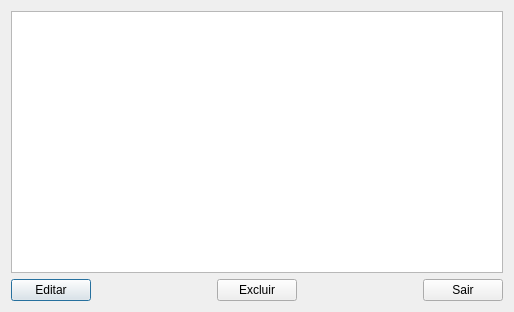
<?xml version="1.0" encoding="UTF-8"?>
<ui version="4.0">
 <class>Registros</class>
 <widget class="QDialog" name="Registros">
  <property name="geometry">
   <rect>
    <x>0</x>
    <y>0</y>
    <width>514</width>
    <height>312</height>
   </rect>
  </property>
  <property name="windowTitle">
   <string>Dialog</string>
  </property>
  <layout class="QVBoxLayout" name="verticalLayout">
   <item>
    <widget class="QTableWidget" name="tableWidget"/>
   </item>
   <item>
    <layout class="QHBoxLayout" name="horizontalLayout">
     <item>
      <widget class="QPushButton" name="edit_bt">
       <property name="text">
        <string>Editar</string>
       </property>
      </widget>
     </item>
     <item>
      <spacer name="horizontalSpacer">
       <property name="orientation">
        <enum>Qt::Horizontal</enum>
       </property>
       <property name="sizeHint" stdset="0">
        <size>
         <width>40</width>
         <height>20</height>
        </size>
       </property>
      </spacer>
     </item>
     <item>
      <widget class="QPushButton" name="pushButton">
       <property name="text">
        <string>Excluir</string>
       </property>
      </widget>
     </item>
     <item>
      <spacer name="horizontalSpacer_2">
       <property name="orientation">
        <enum>Qt::Horizontal</enum>
       </property>
       <property name="sizeHint" stdset="0">
        <size>
         <width>40</width>
         <height>20</height>
        </size>
       </property>
      </spacer>
     </item>
     <item>
      <widget class="QPushButton" name="pushButton_3">
       <property name="text">
        <string>Sair</string>
       </property>
      </widget>
     </item>
    </layout>
   </item>
  </layout>
 </widget>
 <resources/>
 <connections/>
</ui>
